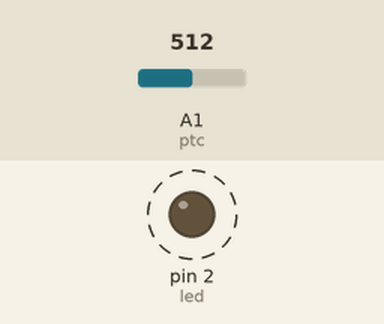
A sketch run on a simulated Arduino Uno, built with avr-gcc and run on an emulated ATmega328P. Shown: output pins drawn as LEDs (lit = HIGH). Dashed ring = blinking. The inputs (shaded band) are chosen by the test bench; at power-on: A1 (ptc) = 512.

Above: at 1.8 s.
1.9 s: A1 (ptc) set to 0
At 2.4 s:
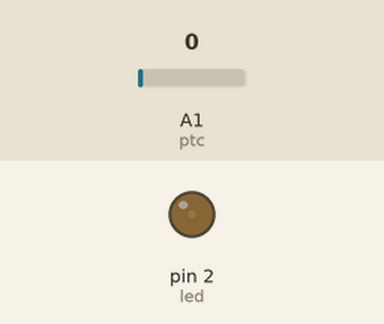
3.6 s: A1 (ptc) set to 122
At 3.9 s:
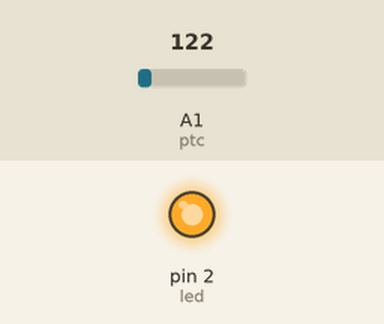
Timing chart, 0 to 13.1 s (numbered marks = the images above; inputs shaded):
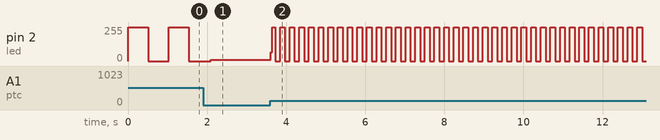

Measured:
- after the input at 3.6 s, pin 2 (led): 11/255 → 66/255 at once, then moves between 0/255 and 255/255, repeating every 0.24 s
- by itself, pin 2 (led): alternates 255/255 for 0.51 s and 0/255 for 0.51 s

The sketch:

_22.ino
```cpp
  /*
 *  IFSP - Registro - ALP
 *  Algorítmo Controlar frequencia do led a partir de potenciometro  - 22
 *
 *  Responsável: Thiago Ramos && Vitor Yuiti
 *
 *  Data: 12/09/2017.
 */
#define ptc A1
#define led 2
void setup() {
  Serial.begin(9600);
  pinMode(led , OUTPUT);

}

void loop() {
  int lecture = analogRead(ptc);
  float voltage = lecture/204.6;
  digitalWrite(led, HIGH);
  delay(lecture);
  digitalWrite(led, LOW);
  delay(lecture);
  analogWrite(led, map(lecture, 0, 1023, 0, 255));


}
```
